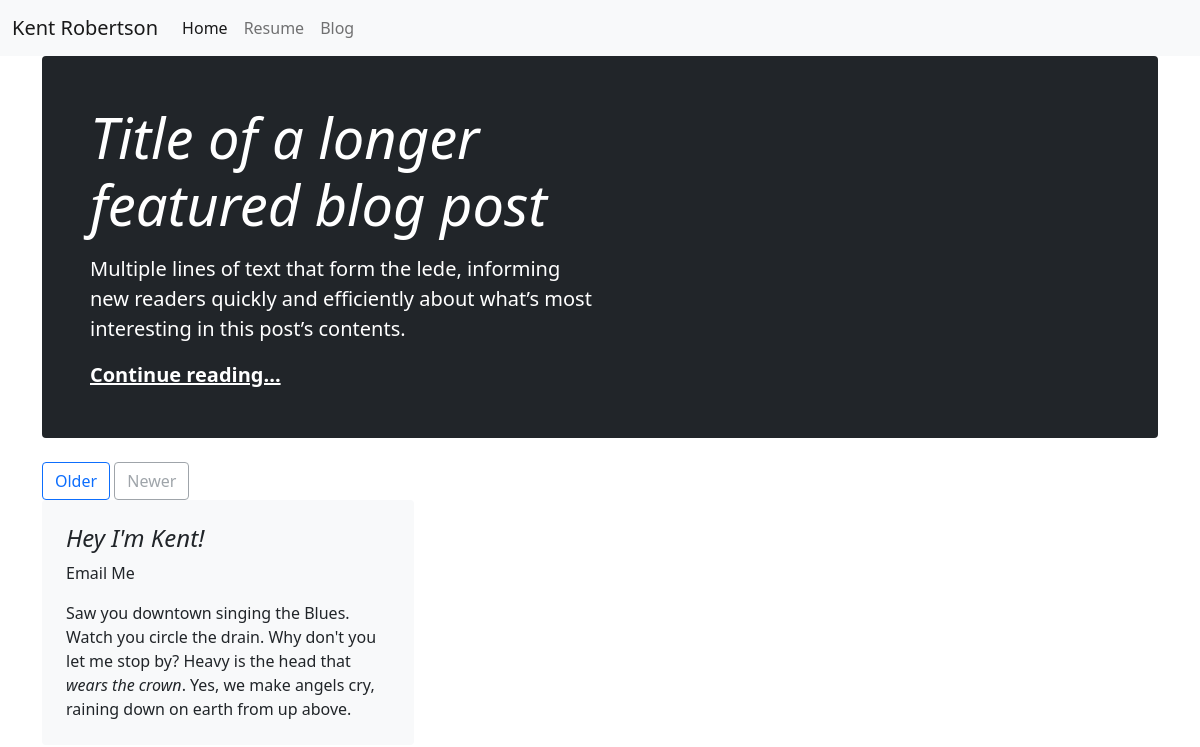
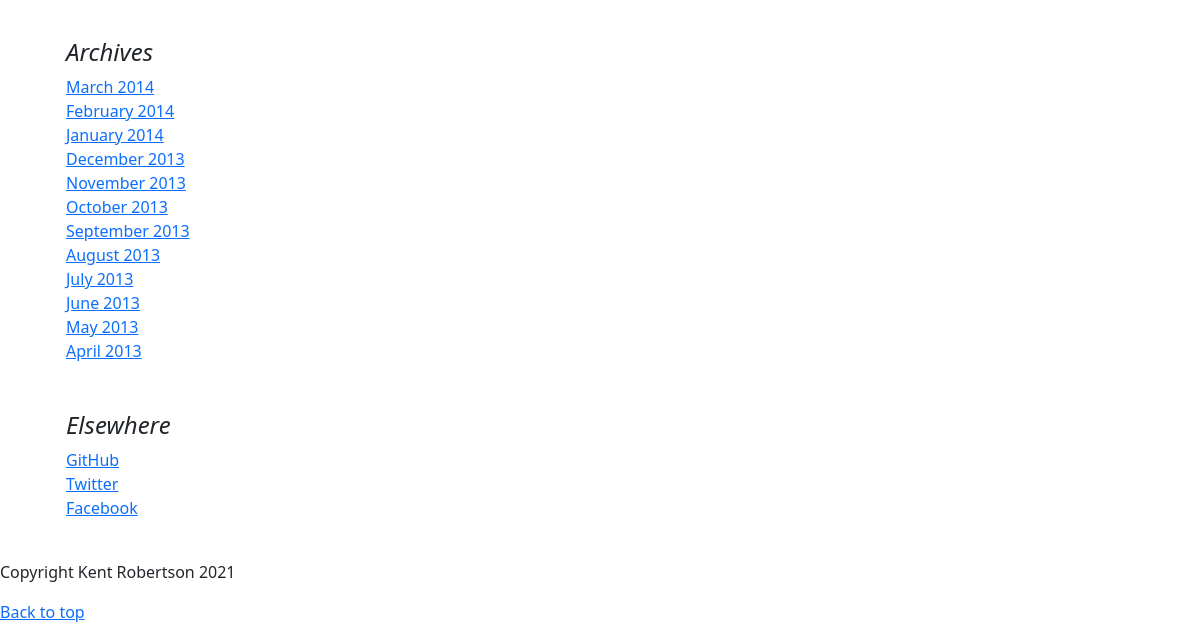
Before: / with the older database file (2 pictures, top to bottom).
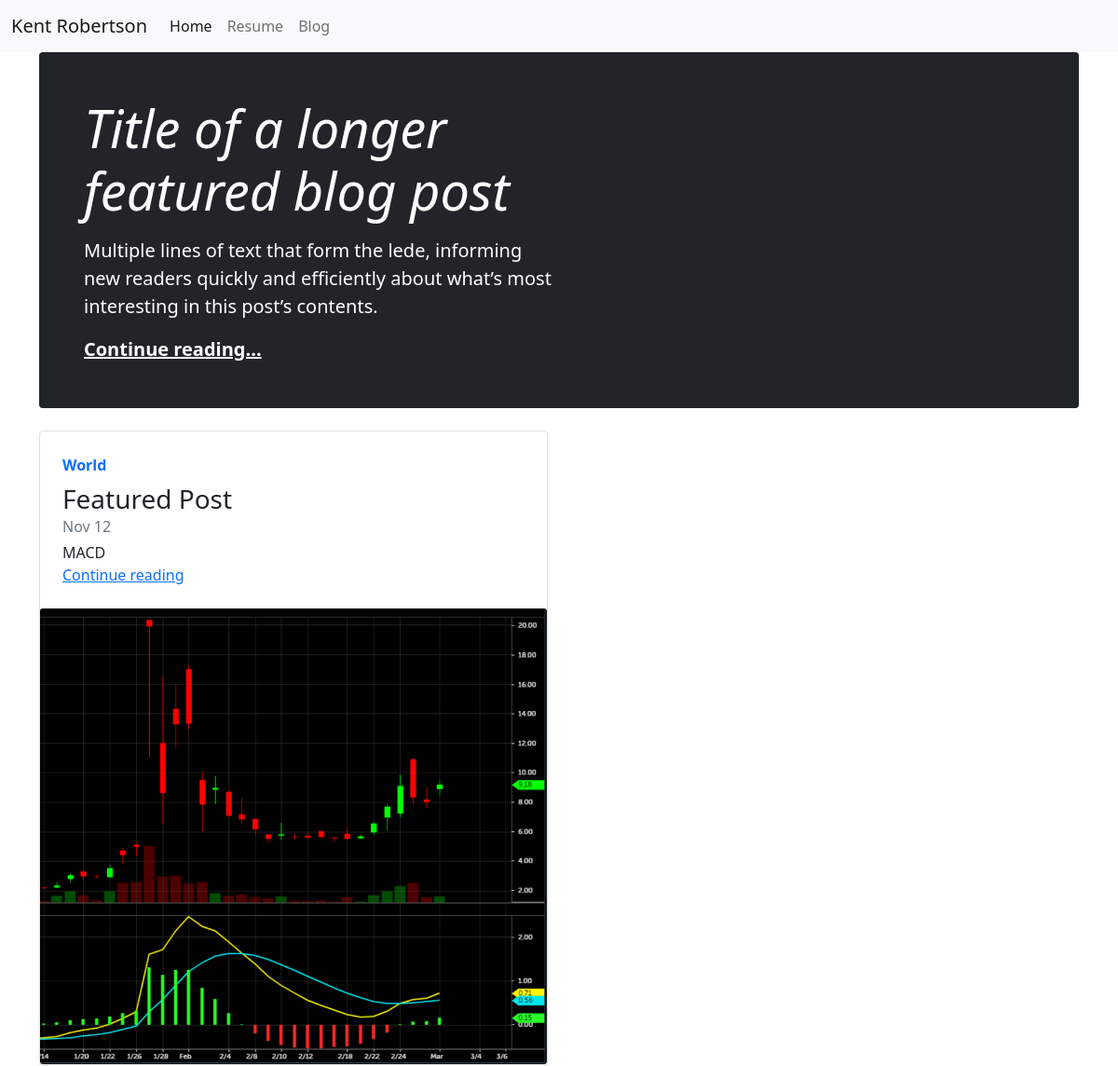
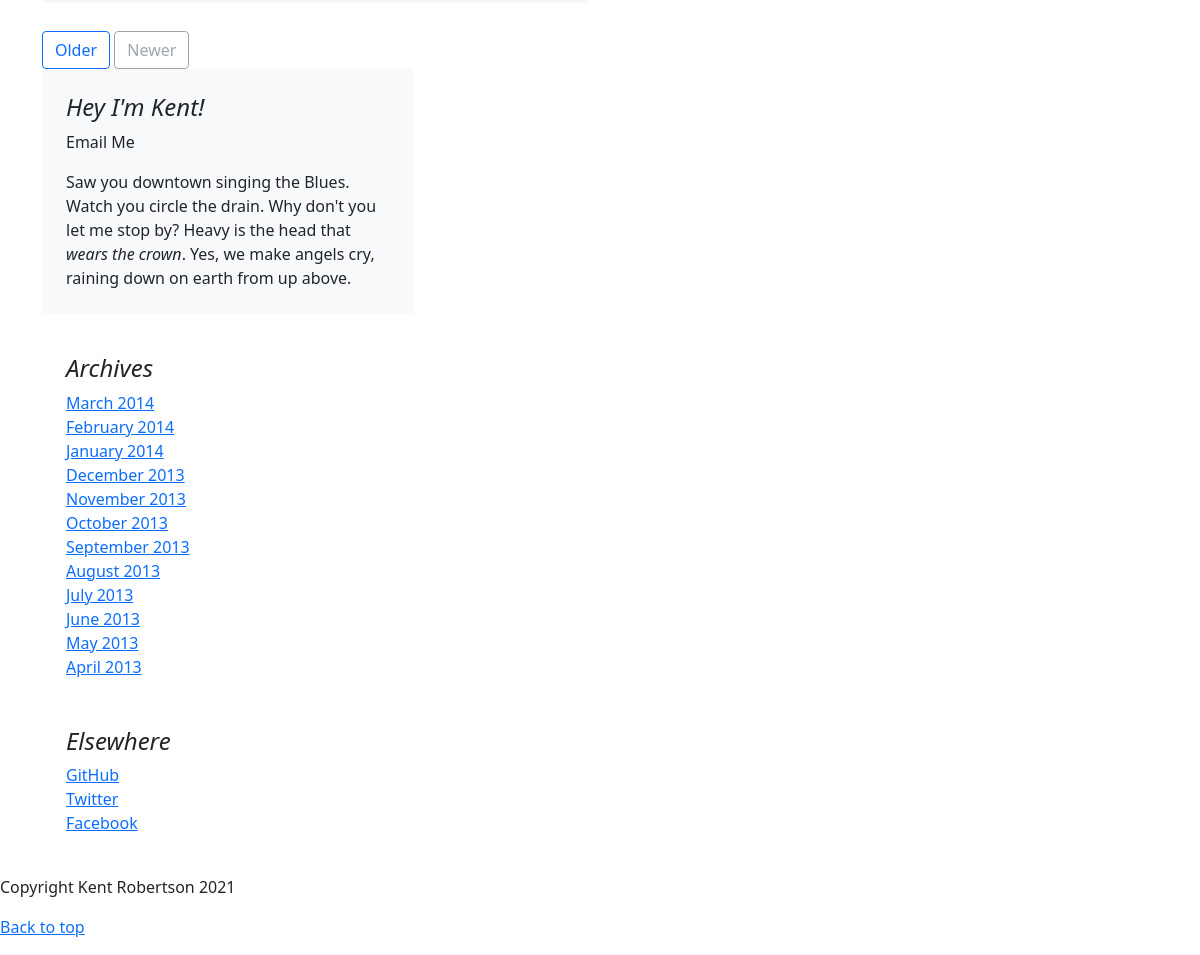
After: the same page with the newer database file (2 pictures, top to bottom).
### jobs/models.py (models this page shows)
class Job(models.Model):
    image = models.ImageField(upload_to='images/')
    summary = models.CharField(max_length=200)

### jobs/views.py (the view)
# urls.py: 2. Add a URL to urlpatterns:  path('', views.home, name='home')
def home(request):
    jobs =Job.objects
    return render(request, 'jobs/home.html', {'jobs':jobs})

### jobs/templates/jobs/home.html (shortened to what this page needs)
<!doctype html>
<html lang="en">
{% load static %}
  <head>
<link href="https://cdn.jsdelivr.net/npm/bootstrap@5.0.0-beta3/dist/css/bootstrap.min.css" rel="stylesheet">
  </head>
  <body>
  <header>
    <nav class="navbar navbar-expand-lg navbar-light bg-light">
      <div class="container-fluid">
        <a class="navbar-brand" href="#">Kent Robertson</a>
        <div class="collapse navbar-collapse" id="navbarNav">
        <div class="navbar-nav ml-auto">
          <ul class="navbar-nav">
            <li class="nav-item">
              <a class="nav-link active" aria-current="page" href="{% url 'home' %}">Home</a>
            </li>
            <li class="nav-item">
              <a class="nav-link" href="{% static 'KentRobertsonCS2.pdf' %}">Resume</a>
            </li>
            <li class="nav-item">
              <a class="nav-link" href="{% url 'allblogs' %}">Blog</a>
            </li>
          </ul>
        </div>
      </div>
    </div>
    </nav>
  </header>
<main class="container">
  <div class="p-4 p-md-5 mb-4 text-white rounded bg-dark">
    <div class="col-md-6 px-0">
      <h1 class="display-4 fst-italic">Title of a longer featured blog post</h1>
      <p class="lead my-3">Multiple lines of text that form the lede, informing new readers quickly and efficiently about what’s most interesting in this post’s contents.</p>
      <p class="lead mb-0"><a href="#" class="text-white fw-bold">Continue reading...</a></p>
    </div>
  </div>
  {% for job in jobs.all %}
  <div class="row mb-2">
    <div class="col-md-6">
      <div class="row g-0 border rounded overflow-hidden flex-md-row mb-4 shadow-sm h-md-250 position-relative">
        <div class="col p-4 d-flex flex-column position-static">
          <strong class="d-inline-block mb-2 text-primary">World</strong>
          <h3 class="mb-0">Featured Post</h3>
          <div class="mb-1 text-muted">Nov 12</div>
          <p class="card-text mb-auto">{{ job.summary }}</p>
          <a href="#" class="stretched-link">Continue reading</a>
        </div>
        <div class="col-auto d-none d-lg-block" >
            <img class="card-img-top" src="{{ job.image.url }}"/>
        </div>
        </div>
      </div>
    </div>
    {% endfor %}
      <nav class="blog-pagination" aria-label="Pagination">
        <a class="btn btn-outline-primary" href="#">Older</a>
        <a class="btn btn-outline-secondary disabled" href="#" tabindex="-1" aria-disabled="true">Newer</a>
      </nav>
    <div class="col-md-4">
      <div class="p-4 mb-3 bg-light rounded">
        <h4 class="fst-italic">Hey I'm Kent!</h4>
        <p>
          <a href:"mailto:robertsonwkent@gmail.com" class:"btn btn-primary my-2">Email Me</a>
        </p>
        <p class="mb-0">Saw you downtown singing the Blues. Watch you circle the drain. Why don't you let me stop by? Heavy is the head that <em>wears the crown</em>. Yes, we make angels cry, raining down on earth from up above.</p>
      </div>
      <div class="p-4">
        <h4 class="fst-italic">Archives</h4>
        <ol class="list-unstyled mb-0">
          <li><a href="#">March 2014</a></li>
          <li><a href="#">February 2014</a></li>
          <li><a href="#">January 2014</a></li>
          <li><a href="#">December 2013</a></li>
          <li><a href="#">November 2013</a></li>
          <li><a href="#">October 2013</a></li>
          <li><a href="#">September 2013</a></li>
          <li><a href="#">August 2013</a></li>
          <li><a href="#">July 2013</a></li>
          <li><a href="#">June 2013</a></li>
          <li><a href="#">May 2013</a></li>
          <li><a href="#">April 2013</a></li>
        </ol>
      </div>
      <div class="p-4">
        <h4 class="fst-italic">Elsewhere</h4>
        <ol class="list-unstyled">
          <li><a href="#">GitHub</a></li>
          <li><a href="#">Twitter</a></li>
          <li><a href="#">Facebook</a></li>
        </ol>
      </div>
    </div>
</main>
<footer class="blog-footer">
  <p>Copyright Kent Robertson {% now "Y" %}</p>
  <p>
    <a href="#">Back to top</a>
  </p>
</footer>
  </body>
</html>

Changed rows visible on the page:
added Job: summary "MACD", image (picture)
